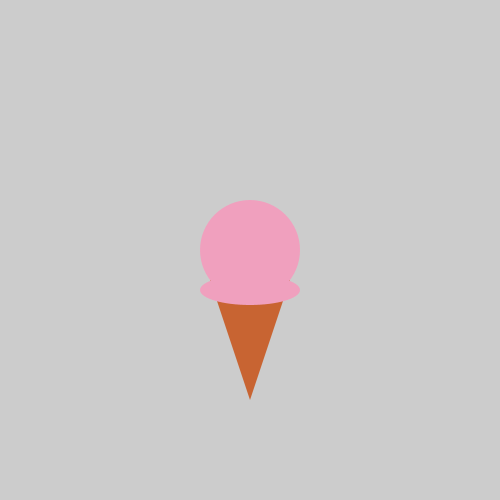
Frame 1 (no input)
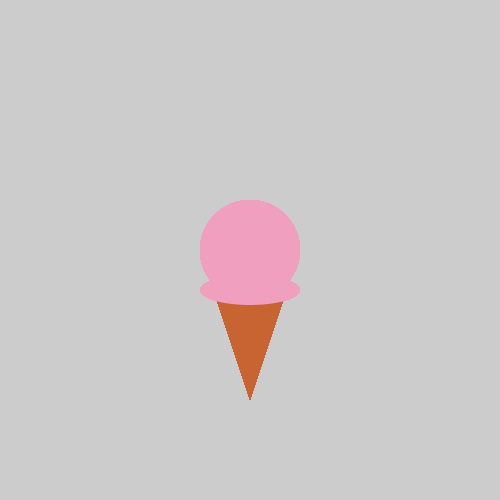
Frame 60 (the mouse pressed at the canvas centre just before this capture)
Frame 120 (the mouse held since frame 60 and released just before this capture): identical to frame 60, image omitted

The Processing sketch that drew these frames (run headless with seeded random() and noise(); from frame 60 on, the mouse is pressed at the canvas centre):

// Processing sketch: ice_cream
// ── ice_cream.pde
void setup() {
 size(500, 500); 
}

void draw() {
  // make some ice cream!
  noStroke(); 
  
  
  // draw cone
  fill(200, 100, 50);
  triangle(250,400, 290, 280, 210, 280);
  
  // two scoops
  fill(240, 160, 190);
  ellipse(250, 250, 100, 100);
  ellipse(250, 290, 100, 30);
  
}
